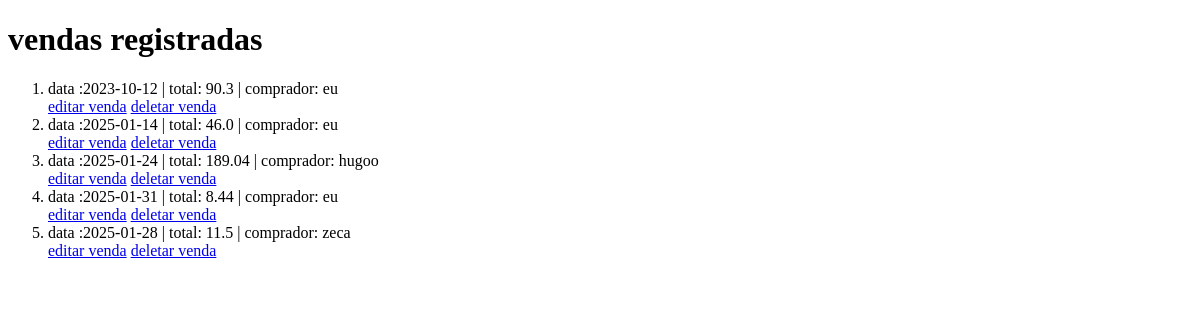
Page /vendas/ on the earlier database version.
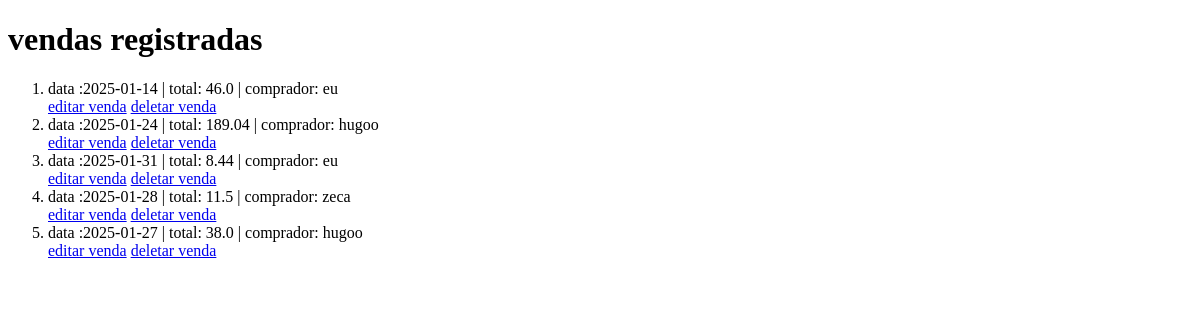
Same page on the later database version.
### models/vendas.py (models this page shows, shortened)
class Venda(Base):
    __tablename__ = 'tb_vendas'
    ven_id: Mapped[int] = mapped_column(primary_key=True, autoincrement=True)
    ven_data: Mapped[str] = mapped_column(nullable=False)
    ven_total: Mapped[float] = mapped_column(nullable=False)
    ven_cli_id: Mapped[int] = mapped_column(ForeignKey('tb_clientes.cli_id'))
    clientes: Mapped[List["Cliente"]] = relationship("Cliente", back_populates='vendas')

### models/clientes.py (models this page shows, shortened)
class Cliente(Base, UserMixin):
    __tablename__ = 'tb_clientes'
    cli_id:Mapped[int] = mapped_column(primary_key = True, autoincrement=True)
    cli_nome:Mapped[str] = mapped_column(nullable=False)
    cli_email:Mapped[str] = mapped_column(unique = True, nullable=False)
    cli_telefone:Mapped[str] = mapped_column(nullable=False)
    cli_endereco:Mapped[str] = mapped_column(nullable=False)
    vendas: Mapped[list["Venda"]] = relationship("Venda", back_populates="clientes")

### controllers/vendas.py (the view)
@venda_bp.route('/', methods=['POST', 'GET'])
def view():
    if request.method == 'POST':
        ordem = request.form['ordem']
        vendas = Venda.all(ordem=ordem)
    elif request.method == 'GET':
        sql = text(f"SELECT * FROM tb_vendas JOIN tb_clientes ON ven_cli_id = cli_id")
        vendas = session.execute(sql)
    return render_template('vendas/view.html', vendas = vendas)

### templates/vendas/view.html (shortened to what this page needs)
{% extends "model.html" %}
{% block content %}
<h1>vendas registradas</h1>
<div>
    <ol>
        {% for venda in vendas %}
            <li>data :{{venda.ven_data}} | total: {{venda.ven_total}} | comprador: {{venda.cli_nome}}</li>
            <a href="{{url_for('venda.edit', venda_id=venda.ven_id)}}">editar venda</a>
            <a href="{{url_for('venda.remove', venda_id=venda.ven_id)}}">deletar venda</a>
        {% endfor %}
    </ol>
</div>
{% endblock %}

Differences in the rows shown:
removed Venda: ven_data "2023-10-12", ven_total "90.3", cli_nome "eu"
added Venda: ven_data "2025-01-27", ven_total "38.0", cli_nome "hugoo"
